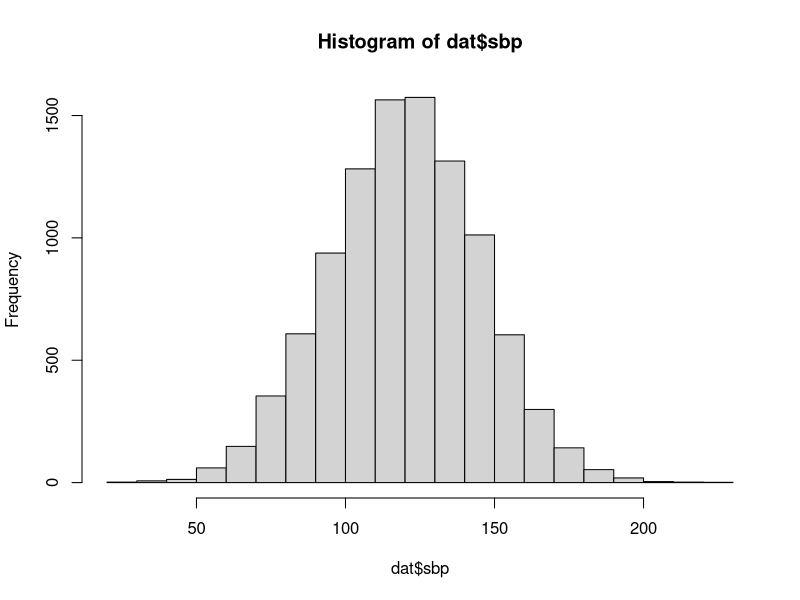
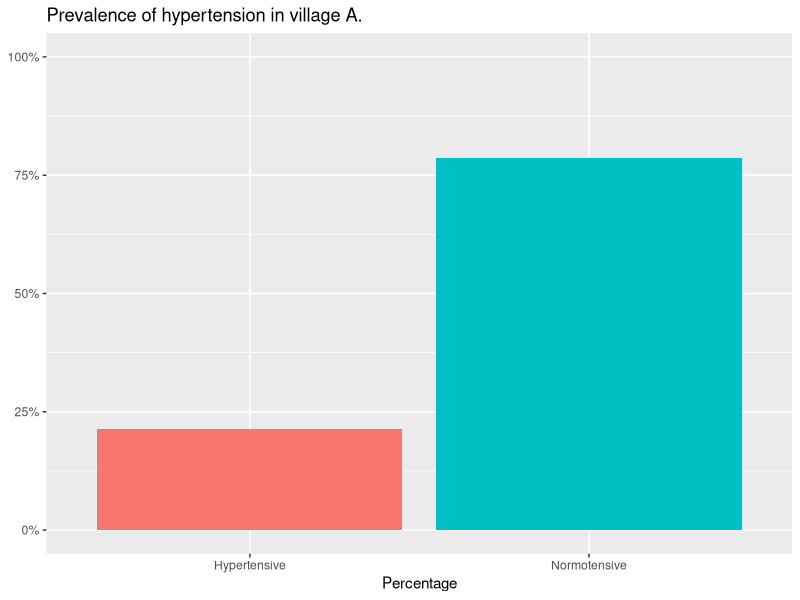
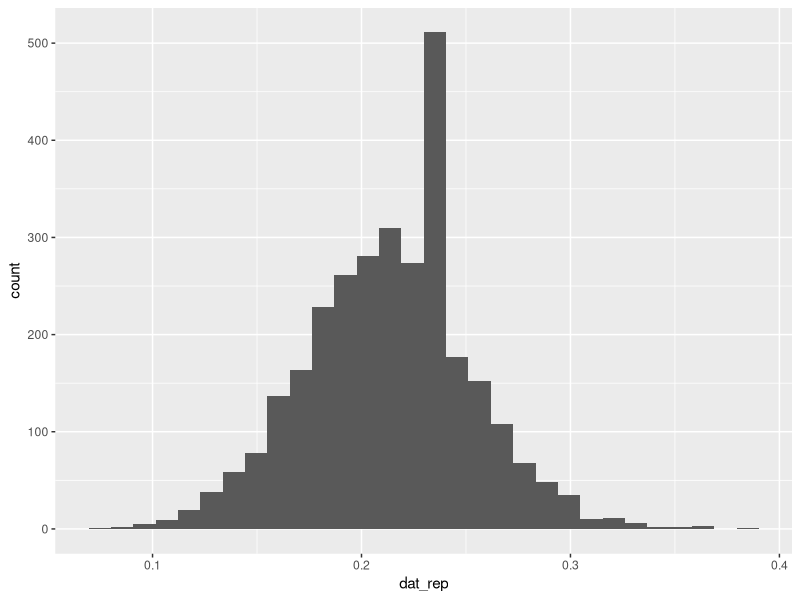

These figures' R source, in order:
library(tidyverse)

# Construct an example data
# Systolic blood pressure of everyone in village A. (n = 1000)
set.seed(111)
dat <- data.frame(serno = 1:1e3,
                  sbp = rnorm(1e4, 120, 25)) |> 
  mutate(
    hypertension = if_else(sbp >= 140, "Hypertensive", "Normotensive")
  )

hist(dat$sbp)

ht <- dat |>
  count(hypertension = sbp >= 140) |> 
  mutate(prop = n/sum(n))

ht

ggplot(dat, aes(x = hypertension, y = after_stat(count)/sum(after_stat(count)), fill = hypertension)) +
  geom_bar(show.legend = FALSE) +
  scale_y_continuous(limits = c(0, 1), labels = scales::label_percent()) +
  labs(title = "Prevalence of hypertension in village A.",
       x = "Percentage", y = NULL)


# Let's draw a random sample
dat_samp <- sample_n(dat, 100)

dat_samp |>
  count(hypertension) |> 
  mutate(prop = n/sum(n))

# Construct my own functions
# Standard error

get_se <- function(p, n) {
  sqrt(p*(1-p)/n)
}

get_se(0.23, 100)

get_95ci <- function(p, n) {
  ll <- p - 1.96 * get_se(p = p, n = n)
  ul <- p + 1.96 * get_se(p = p, n = n)
  c(ll, ul)
}

ci <- get_95ci(0.23, 100) |> round(2)
cat(0.23, "(95% CI:", ci[1], ",", ci[2], ")")

# CI using prop.test()
ht_prop <- table(dat_samp$hypertension)
ht_prop
prop.test(ht_prop)




# Construct sampling distribution
get_ht_prev_sample <- function(data, n) {
  dat <- sample_n(data, n)
  ht_prev <- table(dat$hypertension) |> prop.table()
  ht_prev["Hypertensive"] |> unname()
}

get_ht_prev_sample(dat, 100)
dat_rep <- replicate(3000, get_ht_prev_sample(dat, 100))


data.frame(dat_rep) |> 
  ggplot(aes(x = dat_rep)) +
  geom_histogram(bins = 30)
